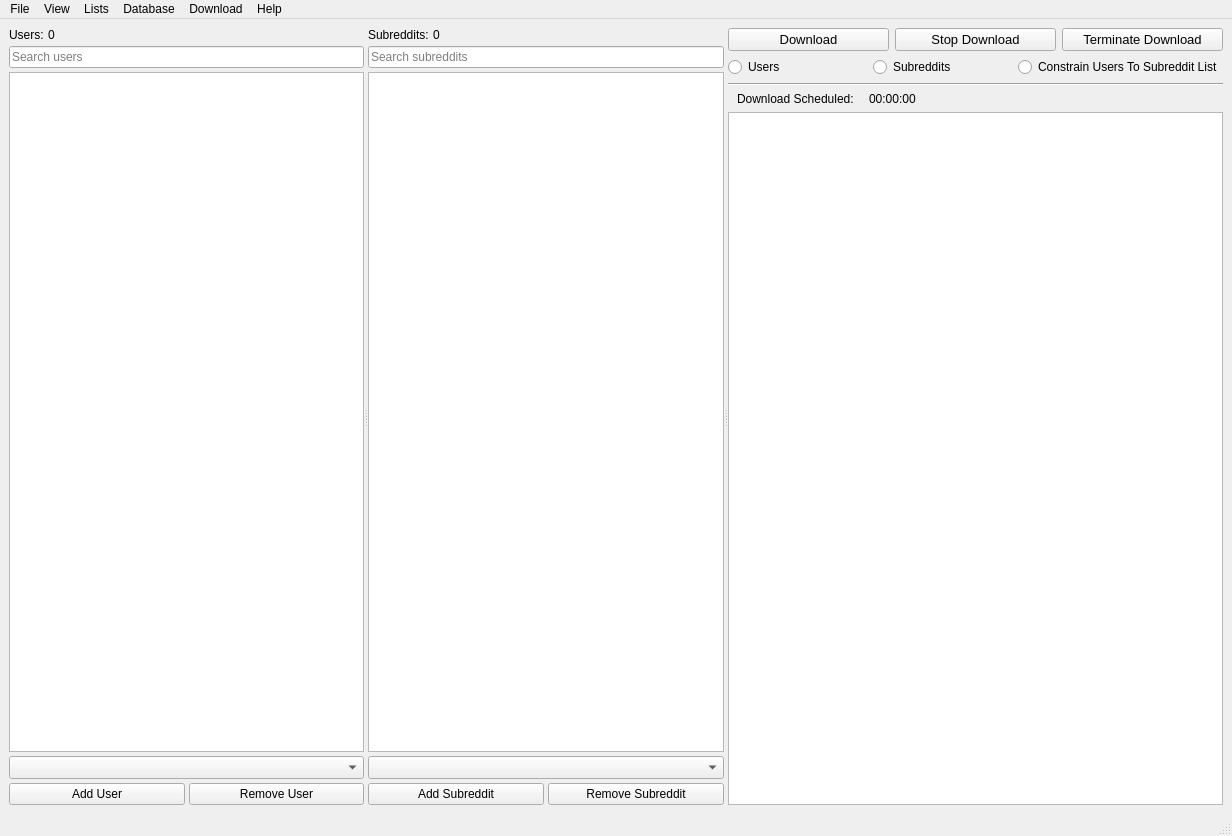
<?xml version="1.0" encoding="UTF-8"?>
<ui version="4.0">
 <class>MainWindow</class>
 <widget class="QMainWindow" name="MainWindow">
  <property name="geometry">
   <rect>
    <x>0</x>
    <y>0</y>
    <width>1232</width>
    <height>836</height>
   </rect>
  </property>
  <property name="windowTitle">
   <string>Downloader for Reddit</string>
  </property>
  <property name="windowIcon">
   <iconset>
    <normaloff>../images/RedditDownloaderIcon.png</normaloff>../images/RedditDownloaderIcon.png</iconset>
  </property>
  <widget class="QWidget" name="centralwidget">
   <layout class="QVBoxLayout" name="verticalLayout_4">
    <item>
     <widget class="QSplitter" name="horz_splitter">
      <property name="orientation">
       <enum>Qt::Horizontal</enum>
      </property>
      <widget class="QWidget" name="layoutWidget">
       <layout class="QVBoxLayout" name="verticalLayout">
        <property name="spacing">
         <number>4</number>
        </property>
        <item>
         <layout class="QHBoxLayout" name="horizontalLayout_4">
          <item>
           <widget class="QLabel" name="label_2">
            <property name="text">
             <string>Users:</string>
            </property>
           </widget>
          </item>
          <item>
           <widget class="QLabel" name="user_count_label">
            <property name="sizePolicy">
             <sizepolicy hsizetype="Expanding" vsizetype="Preferred">
              <horstretch>0</horstretch>
              <verstretch>0</verstretch>
             </sizepolicy>
            </property>
            <property name="text">
             <string>0</string>
            </property>
           </widget>
          </item>
         </layout>
        </item>
        <item>
         <widget class="QLineEdit" name="user_list_search_edit">
          <property name="placeholderText">
           <string>Search users</string>
          </property>
         </widget>
        </item>
        <item>
         <widget class="QListView" name="user_list_view">
          <property name="font">
           <font>
            <pointsize>10</pointsize>
           </font>
          </property>
          <property name="selectionMode">
           <enum>QAbstractItemView::ExtendedSelection</enum>
          </property>
         </widget>
        </item>
        <item>
         <widget class="QComboBox" name="user_lists_combo">
          <property name="font">
           <font>
            <pointsize>10</pointsize>
           </font>
          </property>
          <property name="toolTip">
           <string>Current user list</string>
          </property>
         </widget>
        </item>
        <item>
         <layout class="QHBoxLayout" name="horizontalLayout">
          <item>
           <widget class="QPushButton" name="add_user_button">
            <property name="text">
             <string>Add User</string>
            </property>
           </widget>
          </item>
          <item>
           <widget class="QPushButton" name="remove_user_button">
            <property name="text">
             <string>Remove User</string>
            </property>
           </widget>
          </item>
         </layout>
        </item>
       </layout>
      </widget>
      <widget class="QWidget" name="layoutWidget">
       <layout class="QVBoxLayout" name="verticalLayout_2">
        <property name="spacing">
         <number>4</number>
        </property>
        <item>
         <layout class="QHBoxLayout" name="horizontalLayout_5">
          <item>
           <widget class="QLabel" name="label_4">
            <property name="text">
             <string>Subreddits:</string>
            </property>
           </widget>
          </item>
          <item>
           <widget class="QLabel" name="subreddit_count_label">
            <property name="sizePolicy">
             <sizepolicy hsizetype="Expanding" vsizetype="Preferred">
              <horstretch>0</horstretch>
              <verstretch>0</verstretch>
             </sizepolicy>
            </property>
            <property name="text">
             <string>0</string>
            </property>
           </widget>
          </item>
         </layout>
        </item>
        <item>
         <widget class="QLineEdit" name="subreddit_list_search_edit">
          <property name="placeholderText">
           <string>Search subreddits</string>
          </property>
         </widget>
        </item>
        <item>
         <widget class="QListView" name="subreddit_list_view">
          <property name="font">
           <font>
            <pointsize>10</pointsize>
           </font>
          </property>
          <property name="selectionMode">
           <enum>QAbstractItemView::ExtendedSelection</enum>
          </property>
         </widget>
        </item>
        <item>
         <widget class="QComboBox" name="subreddit_list_combo">
          <property name="font">
           <font>
            <pointsize>10</pointsize>
           </font>
          </property>
          <property name="toolTip">
           <string>Current subreddit list</string>
          </property>
         </widget>
        </item>
        <item>
         <layout class="QHBoxLayout" name="horizontalLayout_2">
          <item>
           <widget class="QPushButton" name="add_subreddit_button">
            <property name="text">
             <string>Add Subreddit</string>
            </property>
           </widget>
          </item>
          <item>
           <widget class="QPushButton" name="remove_subreddit_button">
            <property name="text">
             <string>Remove Subreddit</string>
            </property>
           </widget>
          </item>
         </layout>
        </item>
       </layout>
      </widget>
      <widget class="QWidget" name="layoutWidget">
       <layout class="QVBoxLayout" name="verticalLayout_3">
        <item>
         <layout class="QHBoxLayout" name="download_button_layout">
          <item>
           <widget class="QPushButton" name="download_button">
            <property name="font">
             <font>
              <pointsize>10</pointsize>
             </font>
            </property>
            <property name="toolTip">
             <string>Download selected user or subreddit list</string>
            </property>
            <property name="text">
             <string>Download</string>
            </property>
           </widget>
          </item>
          <item>
           <widget class="QPushButton" name="soft_stop_download_button">
            <property name="font">
             <font>
              <pointsize>10</pointsize>
             </font>
            </property>
            <property name="toolTip">
             <string>Stops the current download, but allows in progress downloads to finish</string>
            </property>
            <property name="text">
             <string>Stop Download</string>
            </property>
           </widget>
          </item>
          <item>
           <widget class="QPushButton" name="terminate_download_button">
            <property name="font">
             <font>
              <pointsize>10</pointsize>
             </font>
            </property>
            <property name="toolTip">
             <string>Stops the download immediately and terminates in progress downloads (may result in corrupted files for downloads that were not complete)</string>
            </property>
            <property name="text">
             <string>Terminate Download</string>
            </property>
           </widget>
          </item>
         </layout>
        </item>
        <item>
         <layout class="QHBoxLayout" name="horizontalLayout_3">
          <item>
           <widget class="QRadioButton" name="download_users_radio">
            <property name="toolTip">
             <string>Download only user list</string>
            </property>
            <property name="text">
             <string>Users</string>
            </property>
           </widget>
          </item>
          <item>
           <widget class="QRadioButton" name="download_subreddits_radio">
            <property name="toolTip">
             <string>Download only subreddit list</string>
            </property>
            <property name="text">
             <string>Subreddits</string>
            </property>
           </widget>
          </item>
          <item>
           <widget class="QRadioButton" name="constain_to_sub_list_radio">
            <property name="toolTip">
             <string>&lt;html&gt;&lt;head/&gt;&lt;body&gt;&lt;p&gt;Download user list, but only extract posts made to subreddits in the subreddit list&lt;/p&gt;&lt;/body&gt;&lt;/html&gt;</string>
            </property>
            <property name="text">
             <string>Constrain Users To Subreddit List</string>
            </property>
           </widget>
          </item>
         </layout>
        </item>
        <item>
         <widget class="Line" name="line">
          <property name="orientation">
           <enum>Qt::Horizontal</enum>
          </property>
         </widget>
        </item>
        <item>
         <widget class="QWidget" name="schedule_widget" native="true">
          <property name="sizePolicy">
           <sizepolicy hsizetype="Preferred" vsizetype="Minimum">
            <horstretch>0</horstretch>
            <verstretch>0</verstretch>
           </sizepolicy>
          </property>
          <property name="maximumSize">
           <size>
            <width>16777215</width>
            <height>15</height>
           </size>
          </property>
          <layout class="QHBoxLayout" name="horizontalLayout_8">
           <property name="spacing">
            <number>15</number>
           </property>
           <property name="topMargin">
            <number>0</number>
           </property>
           <property name="bottomMargin">
            <number>0</number>
           </property>
           <item>
            <widget class="QLabel" name="label_3">
             <property name="text">
              <string>Download Scheduled:</string>
             </property>
            </widget>
           </item>
           <item>
            <widget class="QLabel" name="schedule_label">
             <property name="sizePolicy">
              <sizepolicy hsizetype="Expanding" vsizetype="Preferred">
               <horstretch>0</horstretch>
               <verstretch>0</verstretch>
              </sizepolicy>
             </property>
             <property name="text">
              <string>00:00:00</string>
             </property>
            </widget>
           </item>
          </layout>
         </widget>
        </item>
        <item>
         <widget class="QListView" name="output_list_view">
          <property name="styleSheet">
           <string notr="true">QListView {
	outline: 0;
}

QListView::item:hover {
    background: white;
}

QListView::item:selected {
	background: white;
}

QListView::item:active {
	background: white;
}</string>
          </property>
          <property name="editTriggers">
           <set>QAbstractItemView::NoEditTriggers</set>
          </property>
          <property name="selectionMode">
           <enum>QAbstractItemView::NoSelection</enum>
          </property>
         </widget>
        </item>
       </layout>
      </widget>
     </widget>
    </item>
   </layout>
  </widget>
  <widget class="QMenuBar" name="menubar">
   <property name="geometry">
    <rect>
     <x>0</x>
     <y>0</y>
     <width>1232</width>
     <height>31</height>
    </rect>
   </property>
   <widget class="QMenu" name="file_menu">
    <property name="title">
     <string>File</string>
    </property>
    <addaction name="open_settings_menu_item"/>
    <addaction name="separator"/>
    <addaction name="open_data_directory_menu_item"/>
    <addaction name="separator"/>
    <addaction name="minimize_to_tray_menu_item"/>
    <addaction name="separator"/>
    <addaction name="exit_menu_item"/>
   </widget>
   <widget class="QMenu" name="lists_menu">
    <property name="title">
     <string>Lists</string>
    </property>
    <addaction name="add_user_list_menu_item"/>
    <addaction name="add_subreddit_list_menu_item"/>
    <addaction name="separator"/>
    <addaction name="remove_user_list_menu_item"/>
    <addaction name="remove_subreddit_list_menu_item"/>
    <addaction name="separator"/>
    <addaction name="export_user_list_menu_item"/>
    <addaction name="export_subreddit_list_menu_item"/>
   </widget>
   <widget class="QMenu" name="help_menu">
    <property name="title">
     <string>Help</string>
    </property>
    <addaction name="imgur_credit_dialog_menu_item"/>
    <addaction name="separator"/>
    <addaction name="user_manual_menu_item"/>
    <addaction name="ffmpeg_requirement_dialog_menu_item"/>
    <addaction name="command_line_options_menu_item"/>
    <addaction name="separator"/>
    <addaction name="check_for_updates_menu_item"/>
    <addaction name="separator"/>
    <addaction name="about_menu_item"/>
   </widget>
   <widget class="QMenu" name="view_menu">
    <property name="title">
     <string>View</string>
    </property>
    <widget class="QMenu" name="list_sort_menu_item">
     <property name="title">
      <string>Sort Lists By</string>
     </property>
    </widget>
    <widget class="QMenu" name="list_order_menu_item">
     <property name="title">
      <string>Sort Order</string>
     </property>
     <addaction name="sort_list_ascending_menu_item"/>
     <addaction name="sort_list_descending_menu_item"/>
    </widget>
    <addaction name="list_sort_menu_item"/>
    <addaction name="list_order_menu_item"/>
   </widget>
   <widget class="QMenu" name="menuDownload">
    <property name="title">
     <string>Download</string>
    </property>
    <addaction name="download_user_list_menu_item"/>
    <addaction name="download_subreddit_list_menu_item"/>
    <addaction name="download_user_list_constrained_menu_item"/>
    <addaction name="separator"/>
    <addaction name="run_unfinished_extractions_menu_item"/>
    <addaction name="run_unfinished_downloads_menu_item"/>
    <addaction name="run_all_unfiinished_menu_item"/>
   </widget>
   <widget class="QMenu" name="menuDatabase">
    <property name="title">
     <string>Database</string>
    </property>
    <addaction name="database_view_menu_item"/>
    <addaction name="separator"/>
    <addaction name="download_sessions_view_menu_item"/>
    <addaction name="reddit_objects_view_menu_item"/>
    <addaction name="posts_view_menu_item"/>
    <addaction name="content_view_menu_item"/>
    <addaction name="comments_view_menu_item"/>
    <addaction name="separator"/>
    <addaction name="failed_extraction_view_menu_item"/>
    <addaction name="failed_download_view_menu_item"/>
    <addaction name="separator"/>
    <addaction name="statistics_view_menu_item"/>
   </widget>
   <addaction name="file_menu"/>
   <addaction name="view_menu"/>
   <addaction name="lists_menu"/>
   <addaction name="menuDatabase"/>
   <addaction name="menuDownload"/>
   <addaction name="help_menu"/>
  </widget>
  <widget class="QStatusBar" name="statusbar"/>
  <action name="add_user_list_menu_item">
   <property name="text">
    <string>Add User List</string>
   </property>
  </action>
  <action name="add_subreddit_list_menu_item">
   <property name="text">
    <string>Add Subreddit List</string>
   </property>
  </action>
  <action name="file_save">
   <property name="text">
    <string>Save</string>
   </property>
  </action>
  <action name="remove_user_list_menu_item">
   <property name="text">
    <string>Remove User List</string>
   </property>
  </action>
  <action name="remove_subreddit_list_menu_item">
   <property name="text">
    <string>Remove Subreddit List</string>
   </property>
  </action>
  <action name="open_settings_menu_item">
   <property name="text">
    <string>Settings</string>
   </property>
  </action>
  <action name="exit_menu_item">
   <property name="text">
    <string>Exit</string>
   </property>
  </action>
  <action name="failed_download_view_menu_item">
   <property name="text">
    <string>Failed Download</string>
   </property>
   <property name="toolTip">
    <string>Display the failed download list for the last download session</string>
   </property>
  </action>
  <action name="file_open_user_finder">
   <property name="text">
    <string>Open User Finder</string>
   </property>
  </action>
  <action name="download_session_menu_item">
   <property name="text">
    <string>Download Sessions</string>
   </property>
  </action>
  <action name="failed_extraction_view_menu_item">
   <property name="text">
    <string>Failed Extractions</string>
   </property>
  </action>
  <action name="imgur_credit_dialog_menu_item">
   <property name="text">
    <string>Imgur Credits</string>
   </property>
  </action>
  <action name="about_menu_item">
   <property name="text">
    <string>About</string>
   </property>
  </action>
  <action name="file_user_list_count">
   <property name="text">
    <string>User List Count:</string>
   </property>
  </action>
  <action name="file_subreddit_list_count">
   <property name="text">
    <string>Subreddit List Count:</string>
   </property>
  </action>
  <action name="user_manual_menu_item">
   <property name="text">
    <string>User Manual</string>
   </property>
  </action>
  <action name="check_for_updates_menu_item">
   <property name="text">
    <string>Check For Update</string>
   </property>
  </action>
  <action name="sort_list_by_name_menu_item">
   <property name="checkable">
    <bool>true</bool>
   </property>
   <property name="text">
    <string>Name</string>
   </property>
  </action>
  <action name="sort_list_by_date_added_menu_item">
   <property name="checkable">
    <bool>true</bool>
   </property>
   <property name="text">
    <string>Date Added</string>
   </property>
  </action>
  <action name="sort_list_by_post_count_menu_item">
   <property name="checkable">
    <bool>true</bool>
   </property>
   <property name="text">
    <string>Post Count</string>
   </property>
  </action>
  <action name="sort_list_ascending_menu_item">
   <property name="checkable">
    <bool>true</bool>
   </property>
   <property name="text">
    <string>Ascending</string>
   </property>
  </action>
  <action name="sort_list_descending_menu_item">
   <property name="checkable">
    <bool>true</bool>
   </property>
   <property name="text">
    <string>Descending</string>
   </property>
  </action>
  <action name="open_data_directory_menu_item">
   <property name="text">
    <string>Open Data Directory</string>
   </property>
  </action>
  <action name="import_database_file_menu_item">
   <property name="text">
    <string>Import Save File</string>
   </property>
  </action>
  <action name="ffmpeg_requirement_dialog_menu_item">
   <property name="text">
    <string>FFmpeg Requirement</string>
   </property>
  </action>
  <action name="download_user_list_menu_item">
   <property name="text">
    <string>Download User List</string>
   </property>
  </action>
  <action name="download_subreddit_list_menu_item">
   <property name="text">
    <string>Download Subreddit List</string>
   </property>
  </action>
  <action name="download_user_list_constrained_menu_item">
   <property name="text">
    <string>Download User List Constrained</string>
   </property>
   <property name="toolTip">
    <string>&lt;html&gt;&lt;head/&gt;&lt;body&gt;&lt;p&gt;Download user list, but only extract posts made to subreddits in the subreddit list&lt;/p&gt;&lt;/body&gt;&lt;/html&gt;</string>
   </property>
  </action>
  <action name="run_unfinished_extractions_menu_item">
   <property name="text">
    <string>Run Unfinished Extractions</string>
   </property>
  </action>
  <action name="run_unfinished_downloads_menu_item">
   <property name="text">
    <string>Run Unfinished Downloads</string>
   </property>
  </action>
  <action name="sort_list_by_content_count_menu_item">
   <property name="text">
    <string>Content Count</string>
   </property>
  </action>
  <action name="sort_list_by_comment_count_menu_item">
   <property name="text">
    <string>Comment Count</string>
   </property>
  </action>
  <action name="sort_list_by_date_created_menu_item">
   <property name="text">
    <string>Date Created</string>
   </property>
   <property name="toolTip">
    <string>Sort reddit objects by the date that the item was created on reddit</string>
   </property>
  </action>
  <action name="sort_list_by_score_menu_item">
   <property name="text">
    <string>Total Score</string>
   </property>
  </action>
  <action name="database_view_menu_item">
   <property name="text">
    <string>Database View</string>
   </property>
  </action>
  <action name="download_sessions_view_menu_item">
   <property name="text">
    <string>Download Sessions</string>
   </property>
  </action>
  <action name="reddit_objects_view_menu_item">
   <property name="text">
    <string>Reddit Objects</string>
   </property>
  </action>
  <action name="posts_view_menu_item">
   <property name="text">
    <string>Posts</string>
   </property>
  </action>
  <action name="content_view_menu_item">
   <property name="text">
    <string>Content</string>
   </property>
  </action>
  <action name="comments_view_menu_item">
   <property name="text">
    <string>Comments</string>
   </property>
  </action>
  <action name="statistics_view_menu_item">
   <property name="text">
    <string>Statistics</string>
   </property>
  </action>
  <action name="run_all_unfiinished_menu_item">
   <property name="text">
    <string>Run All Unfinished</string>
   </property>
  </action>
  <action name="export_user_list_menu_item">
   <property name="text">
    <string>Export User List</string>
   </property>
  </action>
  <action name="export_subreddit_list_menu_item">
   <property name="text">
    <string>Export Subreddit List</string>
   </property>
  </action>
  <action name="command_line_options_menu_item">
   <property name="text">
    <string>Command Line Options</string>
   </property>
  </action>
  <action name="minimize_to_tray_menu_item">
   <property name="text">
    <string>Minimize To Tray</string>
   </property>
  </action>
 </widget>
 <resources/>
 <connections/>
</ui>
